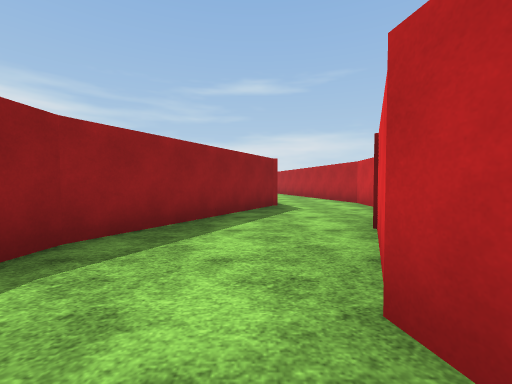
view 1 (above)

21 first-person views from a walk through a 3-D level made in the Unity game engine. The camera is 1.2 m above the floor, tilts 2° down and sees 90° across. The floor is counted in squares, 2 m on a side. Each view is taken from the middle of a square. On the plan, view 1 faces up. The plan holds only what a view shows up to about 9 squares ahead; the rest is blank. The place goes on beyond the plan. The terrain is drawn as flat ground. Surface patterns are stand-ins for the level's own textures.

view 2
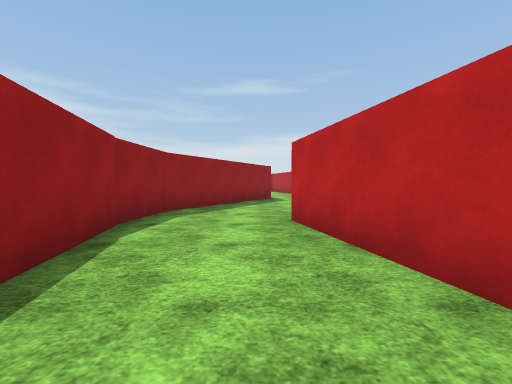

view 3
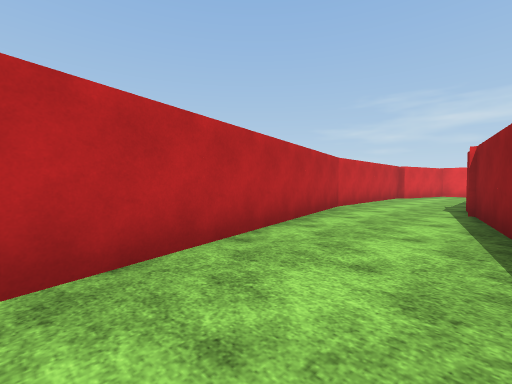

view 4
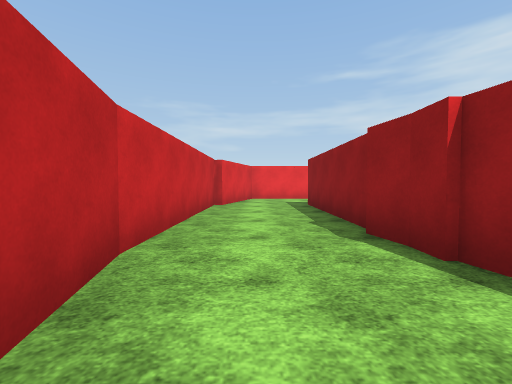

view 5
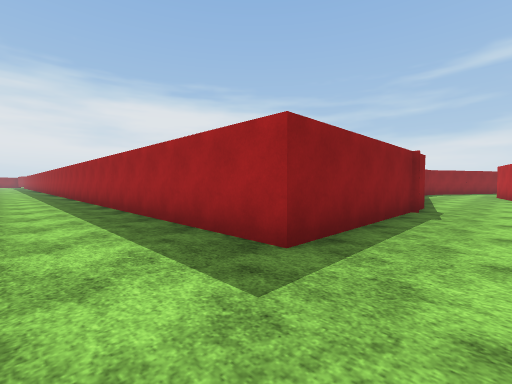

view 6
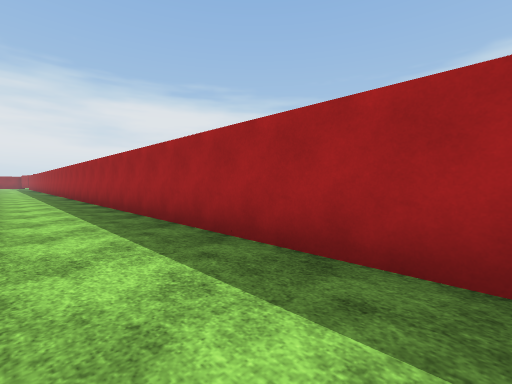

view 7
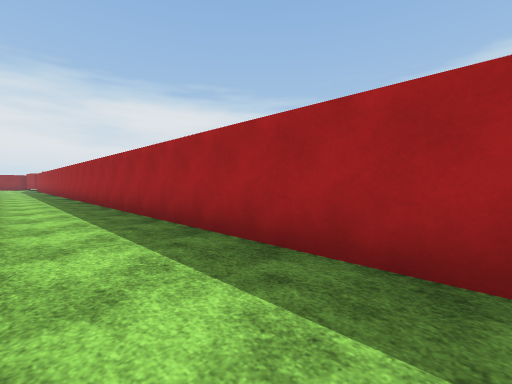

view 8
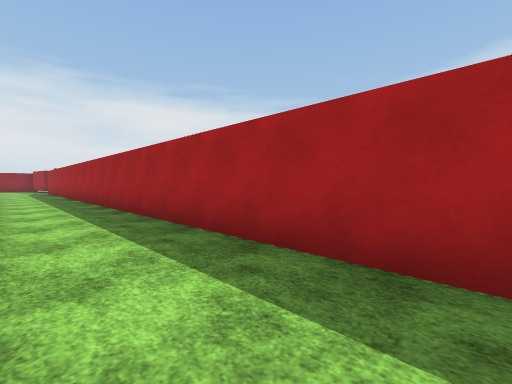

view 9
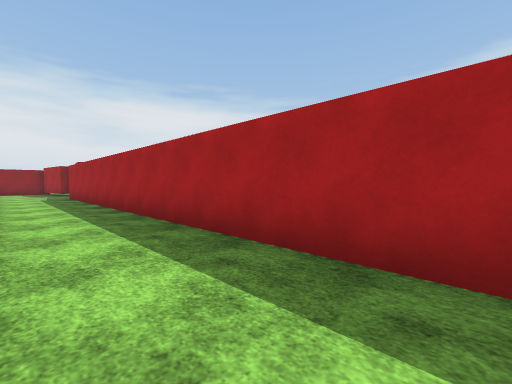

view 10
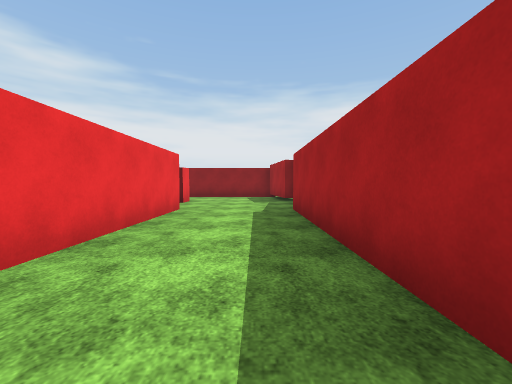

view 11
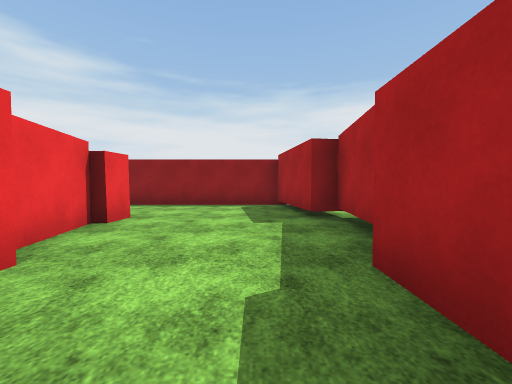

view 12
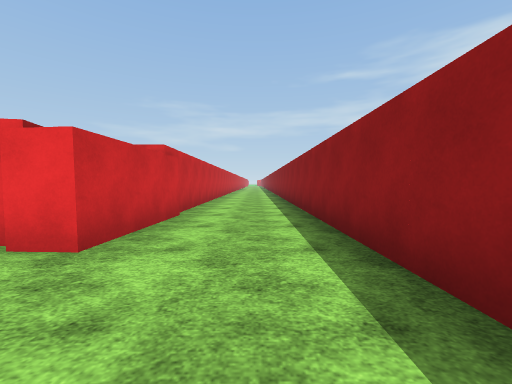

view 13
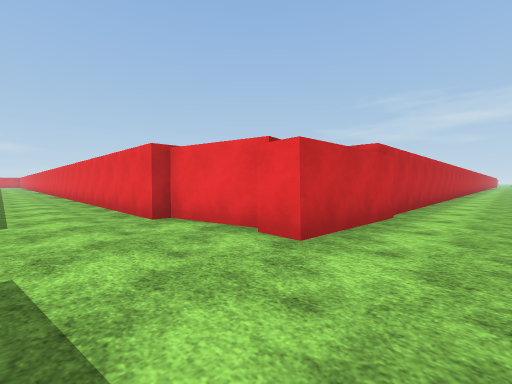

view 14
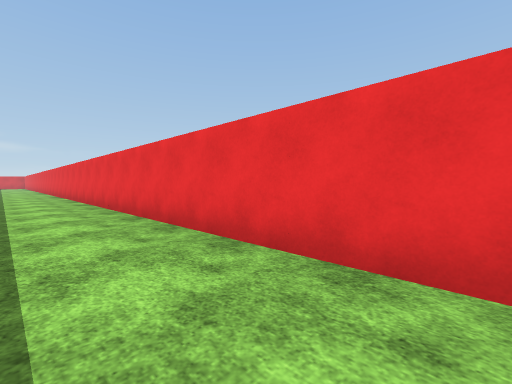

view 15
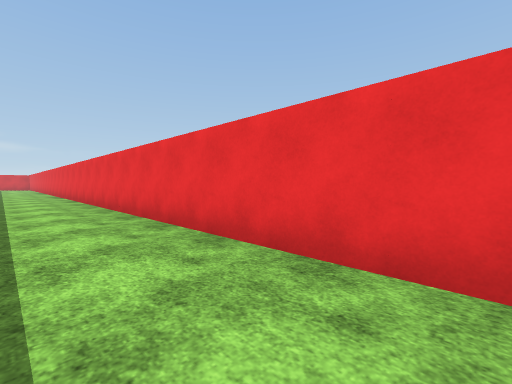

view 16
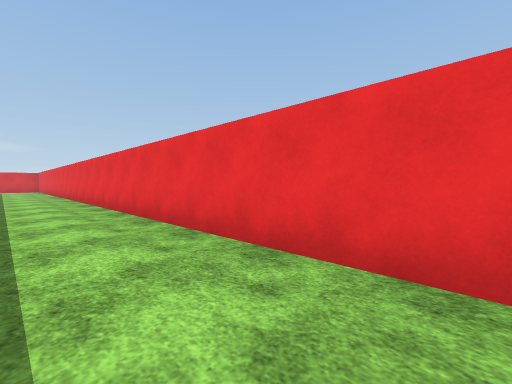

view 17
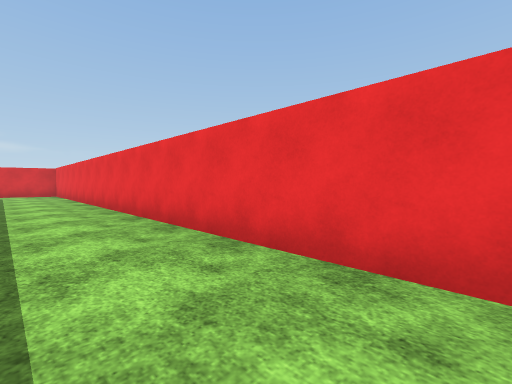

view 18
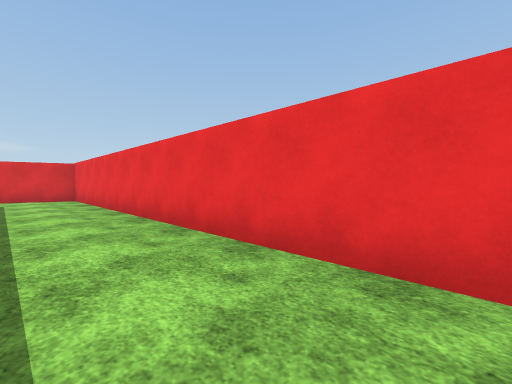

view 19
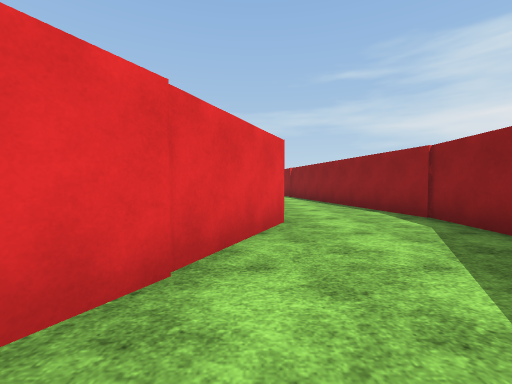

view 20
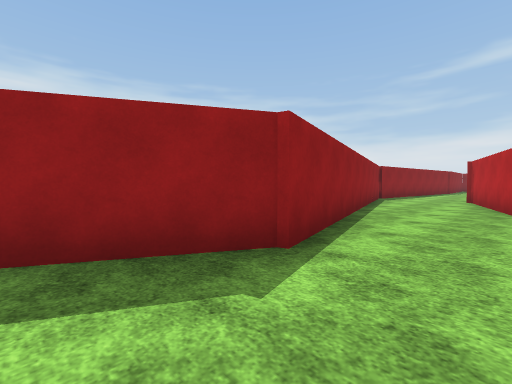

view 21
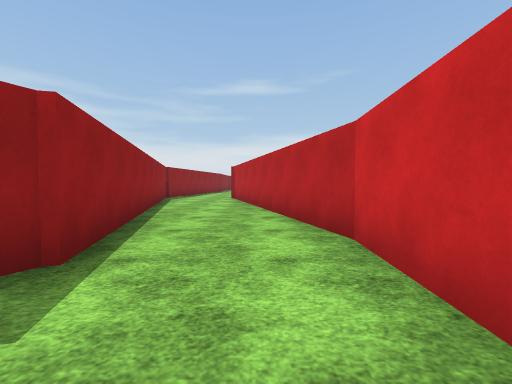

### Floor plan
Ten units are one square. View 1 is at (0, 0); x grows to the right and y downward. Boxes are objects, and circles mark ways between rooms. Rooms are numbered by the first view taken in them; rooms with no view inside come last. Other rooms are left out.
<svg viewBox="-426 -156 461 376">
<path fill="none" stroke="#000" d="M-20 -7 -13 25M4 -12 9 -20M11 14 5 -13M-19 -25 -20 -5M-369 138 11 138 19 109M-376 108 -395 106M-5 59 -5 111 -369 111M-389 145 -368 141M-13 25 -3 71M-394 110 -421 114 -421 210M20 111 23 61M-396 169 -394 142 -387 142M22 62 11 14M-395 215 -395 171M29 -59 30 -77 11 -151M-14 -144 5 -70 -5 -51M-5 -51 -19 -25M9 -20 20 -41"/>
<circle cx="0" cy="20" r="3" fill="#2a7"/>
<circle cx="0" cy="-20" r="3" fill="#2a7"/>
<circle cx="10" cy="-40" r="3" fill="#2a7"/>
<text x="-10" y="0">1</text>
<text x="-190" y="120">2</text>
<text x="10" y="-100">3</text>
<text x="0" y="-40">4</text>
</svg>
Room 1 opens to room 2. Room 1 opens to room 4. Room 3 opens to room 4.

Where each view was taken, in squares from view 1:
view 1: 0 up, 0 right, facing up
view 2: 3 down, 0 right, facing up
view 3: 0 up, 1 left, facing down-right
view 4: 4 down, 1 right, facing down
view 5: 13 down, 1 right, facing up-left
view 6: 13 down, 6 left, facing up-left
view 7: 13 down, 13 left, facing up-left
view 8: 13 down, 19 left, facing up-left
view 9: 13 down, 25 left, facing up-left
view 10: 12 down, 31 left, facing left
view 11: 12 down, 35 left, facing left
view 12: 12 down, 41 left, facing down
view 13: 12 down, 41 left, facing down-right
view 14: 12 down, 33 left, facing down-right
view 15: 12 down, 27 left, facing down-right
view 16: 12 down, 20 left, facing down-right
view 17: 12 down, 13 left, facing down-right
view 18: 12 down, 9 left, facing down-right
view 19: 5 up, 1 right, facing down
view 20: 5 up, 2 right, facing up-left
view 21: 5 up, 2 right, facing up
